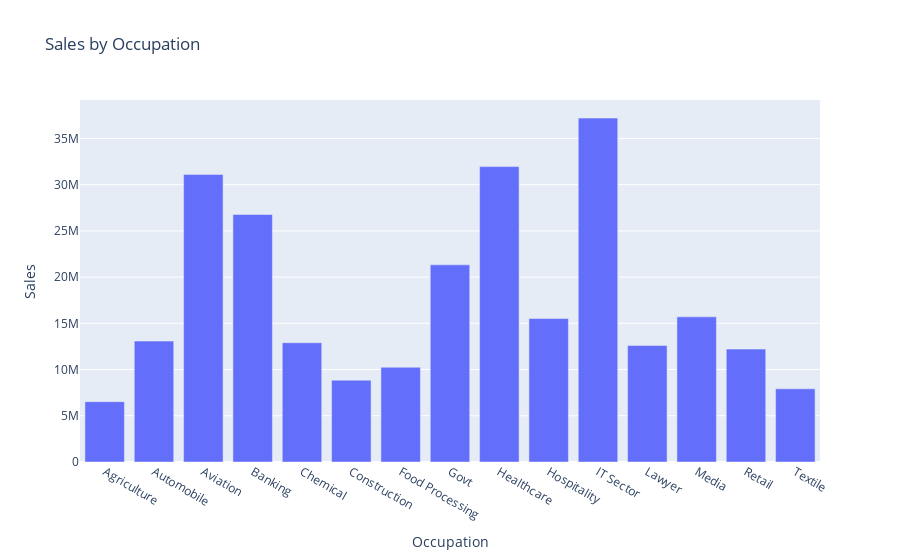

The notebook cell saved with this chart:
### Markdown cell above
### Sales by Occupation

### Code cell
sales_by_occupation = df.groupby('Occupation')['Sales'].sum().reset_index()

fig = plx.bar(sales_by_occupation, x='Occupation', y='Sales',title='Sales by Occupation')
fig.show()

### Figure 1 — Plotly figure (JSON) as saved in the notebook; plotly's stock layout.template omitted (floating-point values rounded to 4 significant figures)
{"data": [{"alignmentgroup": "True", "hovertemplate": "Occupation=%{x}<br>Sales=%{y}<extra></extra>", "legendgroup": "", "marker": {"color": "#636efa", "pattern": {"shape": ""}}, "name": "", "offsetgroup": "", "orientation": "v", "showlegend": false, "textposition": "auto", "type": "bar", "x": ["Agriculture", "Automobile", "Aviation", "Banking", "Chemical", "Construction", "Food Processing", "Govt", "Healthcare", "Hospitality", "IT Sector", "Lawyer", "Media", "Retail", "Textile"], "xaxis": "x", "y": [6525400, 13080000.0, 31109857, 26780000.0, 12900000.0, 8853816, 10246639, 21326122, 31950000.0, 15520000.0, 37200000.0, 12593296, 15700000.0, 12210520, 7913000.0], "yaxis": "y"}], "layout": {"barmode": "relative", "legend": {"tracegroupgap": 0}, "title": {"text": "Sales by Occupation"}, "xaxis": {"anchor": "y", "domain": [0, 1], "title": {"text": "Occupation"}}, "yaxis": {"anchor": "x", "domain": [0, 1], "title": {"text": "Sales"}}}}
